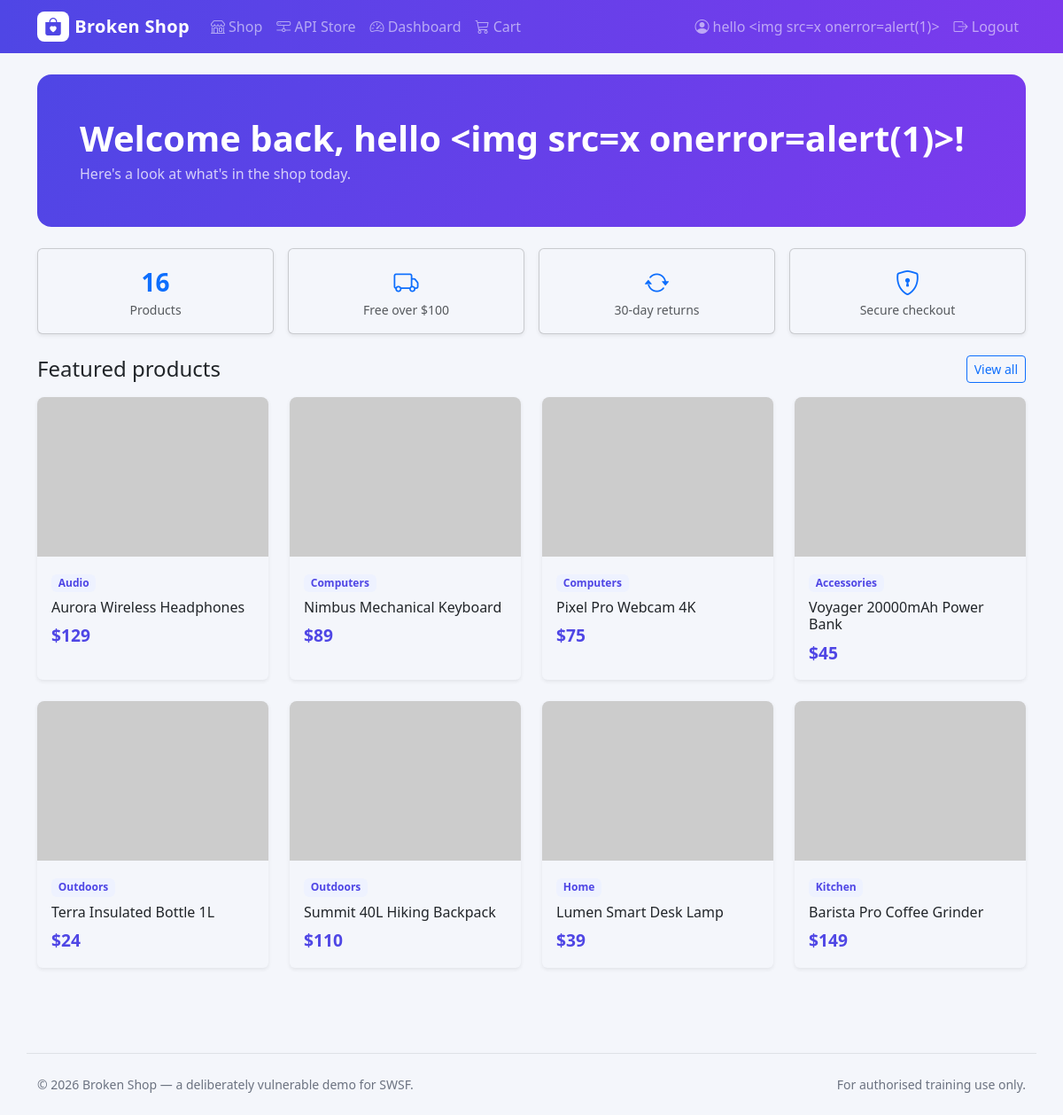
Screenshot of /hello/ (signed in) with the database file from the repository.
### dapp/models.py (models this page shows, shortened)
class Item(models.Model):
    name = models.CharField(max_length=100)
    price = models.IntegerField()
    description = models.TextField(blank=True, default="")
    category = models.CharField(max_length=50, blank=True, default="General")
    image_url = models.CharField(max_length=300, blank=True, default="")
    stock = models.IntegerField(default=100)

### dapp/views.py (the view)
# urls.py: path('hello/', views.hello_view, name='hello'),
@login_required(login_url="/login/")
def hello_view(request):
    get_name = request.GET.get('getname') # to get user input via get
    login_user = request.user # logined user
    items = Item.objects.all() #from .models import Item
    context = {}
    context["login_user"] = login_user
    context["get_name"] = get_name # return value to template
    context["items"] = items
    return render(request, "hello.html", context)

### dapp/templates/hello.html (shortened to what this page needs)
{% extends "base.html" %}
{% block content %}
<div class="hero p-4 p-md-5 mb-4">
    <h1 class="fw-bold mb-1">Welcome back, {{ login_user }}!</h1>
    {% if get_name %}<p class="mb-0 fs-5">Hello, {{ get_name|safe }} 👋</p>
    {% else %}<p class="mb-0 opacity-75">Here's a look at what's in the shop today.</p>{% endif %}
</div>
<div class="row g-3 mb-4">
    <div class="col-6 col-md-3">
        <div class="card shadow-sm text-center py-3">
            <div class="fs-3 fw-bold text-primary">{{ items|length }}</div>
            <div class="small text-muted">Products</div>
        </div>
    </div>
    <div class="col-6 col-md-3">
        <div class="card shadow-sm text-center py-3">
            <div class="fs-3 fw-bold text-primary"><i class="bi bi-truck"></i></div>
            <div class="small text-muted">Free over $100</div>
        </div>
    </div>
    <div class="col-6 col-md-3">
        <div class="card shadow-sm text-center py-3">
            <div class="fs-3 fw-bold text-primary"><i class="bi bi-arrow-repeat"></i></div>
            <div class="small text-muted">30-day returns</div>
        </div>
    </div>
    <div class="col-6 col-md-3">
        <div class="card shadow-sm text-center py-3">
            <div class="fs-3 fw-bold text-primary"><i class="bi bi-shield-lock"></i></div>
            <div class="small text-muted">Secure checkout</div>
        </div>
    </div>
</div>
<div class="d-flex justify-content-between align-items-center mb-3">
    <h2 class="h4 mb-0">Featured products</h2>
    <a href="/item/" class="btn btn-sm btn-outline-primary">View all</a>
</div>
<div class="row g-4">
    {% for item in items|slice:":8" %}
    <div class="col-sm-6 col-lg-3">
        <div class="card product-card shadow-sm h-100">
            {% if item.image_url %}
            <img src="{{ item.image_url }}" alt="{{ item.name }}" class="product-img">
            {% endif %}
            <div class="card-body">
                <span class="badge cat-badge mb-2">{{ item.category }}</span>
                <h3 class="h6">{{ item.name }}</h3>
                <div class="price">${{ item.price }}</div>
            </div>
        </div>
    </div>
    {% empty %}
    <p class="text-muted">No items found. Run <code>python manage.py seed</code>.</p>
    {% endfor %}
</div>
{% endblock %}

### dapp/templates/base.html (shortened to what this page needs)
<!DOCTYPE html>
<html lang="en">
<head>
    <link href="https://cdn.jsdelivr.net/npm/bootstrap@5.3.3/dist/css/bootstrap.min.css" rel="stylesheet"
>
    <link rel="stylesheet" href="https://cdn.jsdelivr.net/npm/bootstrap-icons@1.11.3/font/bootstrap-icons.min.css">
</head>
<body>
<nav class="navbar navbar-expand-lg navbar-dark mb-4" style="background:linear-gradient(90deg,#4f46e5,#7c3aed);">
    <div class="container">
        <a class="navbar-brand d-flex align-items-center" href="/item/">
            <span class="brand-mark"><i class="bi bi-bag-heart-fill"></i></span> Broken Shop
        </a>
        <div class="collapse navbar-collapse" id="navbarNav">
            <ul class="navbar-nav me-auto">
                <li class="nav-item"><a class="nav-link" href="/item/"><i class="bi bi-shop"></i> Shop</a></li>
                <li class="nav-item"><a class="nav-link" href="/store/"><i class="bi bi-hdd-network"></i> API Store</a></li>
                {% if user.is_authenticated %}
                <li class="nav-item"><a class="nav-link" href="/hello/"><i class="bi bi-speedometer2"></i> Dashboard</a></li>
                <li class="nav-item"><a class="nav-link" href="/cart/"><i class="bi bi-cart3"></i> Cart</a></li>
                {% endif %}
            </ul>
            <ul class="navbar-nav ms-auto">
                {% if user.is_authenticated %}
                <li class="nav-item"><a class="nav-link" href="/profile/"><i class="bi bi-person-circle"></i> {{ user.username }}</a></li>
                <li class="nav-item"><a class="nav-link" href="/logout/"><i class="bi bi-box-arrow-right"></i> Logout</a></li>
                {% else %}
                <li class="nav-item"><a class="nav-link" href="/login/">Login</a></li>
                <li class="nav-item"><a class="btn btn-light btn-sm ms-lg-2 mt-2 mt-lg-0" href="/register/">Sign up</a></li>
                {% endif %}
            </ul>
        </div>
    </div>
</nav>
<main class="container pb-5">
    {% block content %}{% endblock %}
</main>
<footer class="container py-4 border-top mt-5">
    <div class="d-flex flex-wrap justify-content-between small">
        <span>&copy; 2026 Broken Shop — a deliberately vulnerable demo for SWSF.</span>
        <span>For authorised training use only.</span>
    </div>
</footer>
</body>
</html>

### dapp/templates/base.html (style rules this page uses)
:root { --bs-body-bg: #f4f6fb; }
body { background: var(--bs-body-bg); }
.navbar-brand { font-weight: 700; letter-spacing: .3px; }
.brand-mark { background: #fff; color: #4f46e5; border-radius: 8px; padding: 2px 8px; margin-right: 6px; }
.hero { background: linear-gradient(120deg, #4f46e5, #7c3aed); color: #fff; border-radius: 16px; }
.product-card { transition: transform .12s ease, box-shadow .12s ease; border: 0; }
.product-img { height: 180px; object-fit: cover; border-top-left-radius: .5rem; border-top-right-radius: .5rem; }
.price { font-size: 1.2rem; font-weight: 700; color: #4f46e5; }
.cat-badge { background: #eef2ff; color: #4f46e5; font-weight: 600; }
footer { color: #6b7280; }

### rows the page displays
Item: category "Audio", name "Aurora Wireless Headphones", price "129"
Item: category "Computers", name "Nimbus Mechanical Keyboard", price "89"
Item: category "Computers", name "Pixel Pro Webcam 4K", price "75"
Item: category "Accessories", name "Voyager 20000mAh Power Bank", price "45"
Item: category "Outdoors", name "Terra Insulated Bottle 1L", price "24"
Item: category "Outdoors", name "Summit 40L Hiking Backpack", price "110"
Item: category "Home", name "Lumen Smart Desk Lamp", price "39"
Item: category "Kitchen", name "Barista Pro Coffee Grinder", price "149"

### other values shown
{{ user.username }} "hello <img src=x onerror=alert(1)>"
{{ login_user }} "hello <img src=x onerror=alert(1)>"
{{ items|length }} "16"
